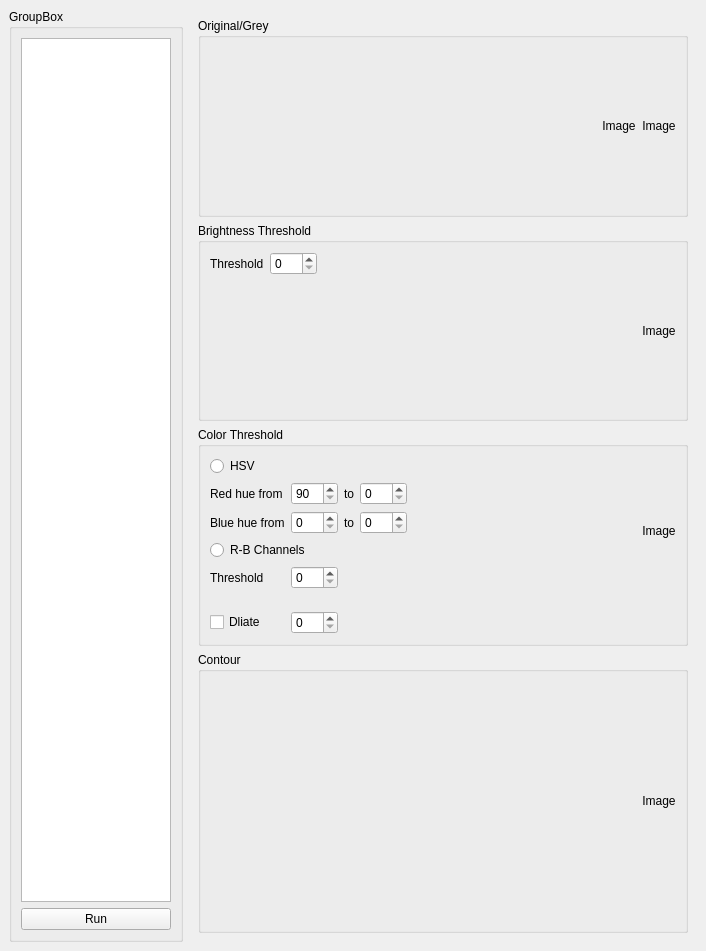
<?xml version="1.0" encoding="UTF-8"?>
<ui version="4.0">
 <class>MainWindow</class>
 <widget class="QMainWindow" name="MainWindow">
  <property name="geometry">
   <rect>
    <x>0</x>
    <y>0</y>
    <width>706</width>
    <height>951</height>
   </rect>
  </property>
  <property name="windowTitle">
   <string>MainWindow</string>
  </property>
  <widget class="QWidget" name="centralwidget">
   <layout class="QHBoxLayout" name="horizontalLayout_3">
    <item>
     <widget class="QGroupBox" name="groupBox_2">
      <property name="sizePolicy">
       <sizepolicy hsizetype="Maximum" vsizetype="Preferred">
        <horstretch>0</horstretch>
        <verstretch>0</verstretch>
       </sizepolicy>
      </property>
      <property name="title">
       <string>GroupBox</string>
      </property>
      <layout class="QVBoxLayout" name="verticalLayout">
       <item>
        <widget class="QListWidget" name="listWidget">
         <property name="minimumSize">
          <size>
           <width>150</width>
           <height>0</height>
          </size>
         </property>
         <property name="maximumSize">
          <size>
           <width>150</width>
           <height>16777215</height>
          </size>
         </property>
        </widget>
       </item>
       <item>
        <widget class="QPushButton" name="runButtons">
         <property name="maximumSize">
          <size>
           <width>150</width>
           <height>16777215</height>
          </size>
         </property>
         <property name="text">
          <string>Run</string>
         </property>
        </widget>
       </item>
      </layout>
     </widget>
    </item>
    <item>
     <widget class="QWidget" name="widget" native="true">
      <layout class="QVBoxLayout" name="verticalLayout_2">
       <item>
        <widget class="QGroupBox" name="originalGroup">
         <property name="title">
          <string>Original/Grey</string>
         </property>
         <layout class="QHBoxLayout" name="horizontalLayout">
          <item>
           <spacer name="horizontalSpacer_2">
            <property name="orientation">
             <enum>Qt::Horizontal</enum>
            </property>
            <property name="sizeHint" stdset="0">
             <size>
              <width>337</width>
              <height>20</height>
             </size>
            </property>
           </spacer>
          </item>
          <item>
           <widget class="QLabel" name="originalImage">
            <property name="minimumSize">
             <size>
              <width>0</width>
              <height>120</height>
             </size>
            </property>
            <property name="text">
             <string>Image</string>
            </property>
            <property name="alignment">
             <set>Qt::AlignCenter</set>
            </property>
           </widget>
          </item>
          <item>
           <widget class="QLabel" name="grayImage">
            <property name="minimumSize">
             <size>
              <width>0</width>
              <height>120</height>
             </size>
            </property>
            <property name="text">
             <string>Image</string>
            </property>
            <property name="alignment">
             <set>Qt::AlignCenter</set>
            </property>
           </widget>
          </item>
         </layout>
        </widget>
       </item>
       <item>
        <widget class="QGroupBox" name="brightnessThresholdGroup">
         <property name="title">
          <string>Brightness Threshold</string>
         </property>
         <layout class="QGridLayout" name="gridLayout_2">
          <item row="0" column="3" rowspan="2">
           <widget class="QLabel" name="brightnessThresholdImage">
            <property name="minimumSize">
             <size>
              <width>0</width>
              <height>120</height>
             </size>
            </property>
            <property name="text">
             <string>Image</string>
            </property>
            <property name="alignment">
             <set>Qt::AlignCenter</set>
            </property>
           </widget>
          </item>
          <item row="0" column="2">
           <spacer name="horizontalSpacer_3">
            <property name="orientation">
             <enum>Qt::Horizontal</enum>
            </property>
            <property name="sizeHint" stdset="0">
             <size>
              <width>291</width>
              <height>20</height>
             </size>
            </property>
           </spacer>
          </item>
          <item row="0" column="0">
           <widget class="QLabel" name="label">
            <property name="text">
             <string>Threshold</string>
            </property>
           </widget>
          </item>
          <item row="0" column="1">
           <widget class="QDoubleSpinBox" name="brightnessSpinBox">
            <property name="decimals">
             <number>0</number>
            </property>
            <property name="maximum">
             <double>255.000000000000000</double>
            </property>
           </widget>
          </item>
         </layout>
        </widget>
       </item>
       <item>
        <widget class="QGroupBox" name="colorThresholdGroup">
         <property name="title">
          <string>Color Threshold</string>
         </property>
         <layout class="QGridLayout" name="gridLayout_3">
          <item row="6" column="2">
           <widget class="QDoubleSpinBox" name="colorDliateSpin">
            <property name="decimals">
             <number>0</number>
            </property>
           </widget>
          </item>
          <item row="4" column="2">
           <widget class="QDoubleSpinBox" name="rbChannelThresholdSpinBox">
            <property name="decimals">
             <number>0</number>
            </property>
            <property name="maximum">
             <double>255.000000000000000</double>
            </property>
           </widget>
          </item>
          <item row="0" column="1" colspan="4">
           <widget class="QRadioButton" name="hsvRadio">
            <property name="text">
             <string>HSV</string>
            </property>
           </widget>
          </item>
          <item row="1" column="2">
           <widget class="QDoubleSpinBox" name="hsvRedHueMinSpinBox">
            <property name="decimals">
             <number>0</number>
            </property>
            <property name="minimum">
             <double>90.000000000000000</double>
            </property>
            <property name="maximum">
             <double>180.000000000000000</double>
            </property>
           </widget>
          </item>
          <item row="1" column="3">
           <widget class="QLabel" name="label_3">
            <property name="text">
             <string>to</string>
            </property>
           </widget>
          </item>
          <item row="6" column="1">
           <widget class="QCheckBox" name="colorDliateCheck">
            <property name="text">
             <string>Dliate</string>
            </property>
           </widget>
          </item>
          <item row="1" column="1">
           <widget class="QLabel" name="label_2">
            <property name="text">
             <string>Red hue from</string>
            </property>
           </widget>
          </item>
          <item row="2" column="4">
           <widget class="QDoubleSpinBox" name="hsvBlueHueMaxSpinBox">
            <property name="decimals">
             <number>0</number>
            </property>
            <property name="maximum">
             <double>180.000000000000000</double>
            </property>
           </widget>
          </item>
          <item row="4" column="1">
           <widget class="QLabel" name="label_6">
            <property name="text">
             <string>Threshold</string>
            </property>
           </widget>
          </item>
          <item row="2" column="2">
           <widget class="QDoubleSpinBox" name="hsvBlueHueMinSpinBox">
            <property name="decimals">
             <number>0</number>
            </property>
            <property name="maximum">
             <double>180.000000000000000</double>
            </property>
           </widget>
          </item>
          <item row="0" column="6" rowspan="6">
           <widget class="QLabel" name="colorThresholdImage">
            <property name="minimumSize">
             <size>
              <width>0</width>
              <height>120</height>
             </size>
            </property>
            <property name="text">
             <string>Image</string>
            </property>
            <property name="alignment">
             <set>Qt::AlignCenter</set>
            </property>
           </widget>
          </item>
          <item row="1" column="4">
           <widget class="QDoubleSpinBox" name="hsvRedHueMaxSpinBox">
            <property name="decimals">
             <number>0</number>
            </property>
            <property name="maximum">
             <double>90.000000000000000</double>
            </property>
           </widget>
          </item>
          <item row="2" column="3">
           <widget class="QLabel" name="label_5">
            <property name="text">
             <string>to</string>
            </property>
           </widget>
          </item>
          <item row="2" column="1">
           <widget class="QLabel" name="label_4">
            <property name="text">
             <string>Blue hue from</string>
            </property>
           </widget>
          </item>
          <item row="3" column="1" colspan="4">
           <widget class="QRadioButton" name="rbChannelRadio">
            <property name="text">
             <string>R-B Channels</string>
            </property>
           </widget>
          </item>
          <item row="5" column="1" colspan="4">
           <spacer name="verticalSpacer">
            <property name="orientation">
             <enum>Qt::Vertical</enum>
            </property>
            <property name="sizeType">
             <enum>QSizePolicy::Minimum</enum>
            </property>
            <property name="sizeHint" stdset="0">
             <size>
              <width>20</width>
              <height>10</height>
             </size>
            </property>
           </spacer>
          </item>
          <item row="2" column="5">
           <spacer name="horizontalSpacer">
            <property name="orientation">
             <enum>Qt::Horizontal</enum>
            </property>
            <property name="sizeHint" stdset="0">
             <size>
              <width>337</width>
              <height>20</height>
             </size>
            </property>
           </spacer>
          </item>
         </layout>
        </widget>
       </item>
       <item>
        <widget class="QGroupBox" name="contourGroup">
         <property name="title">
          <string>Contour</string>
         </property>
         <layout class="QHBoxLayout" name="horizontalLayout_5">
          <item>
           <spacer name="horizontalSpacer_4">
            <property name="orientation">
             <enum>Qt::Horizontal</enum>
            </property>
            <property name="sizeHint" stdset="0">
             <size>
              <width>337</width>
              <height>20</height>
             </size>
            </property>
           </spacer>
          </item>
          <item>
           <widget class="QLabel" name="contourImage">
            <property name="minimumSize">
             <size>
              <width>0</width>
              <height>240</height>
             </size>
            </property>
            <property name="text">
             <string>Image</string>
            </property>
            <property name="alignment">
             <set>Qt::AlignCenter</set>
            </property>
           </widget>
          </item>
         </layout>
        </widget>
       </item>
      </layout>
     </widget>
    </item>
   </layout>
  </widget>
 </widget>
 <resources/>
 <connections/>
</ui>
